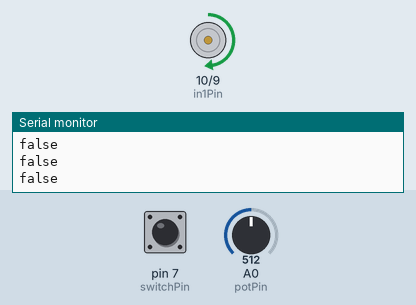
The sketch below on a simulated Arduino Uno, built with avr-gcc and run on an emulated ATmega328P. On the bench: motor-driver pin pairs drawn as motors (green arrow = first pin HIGH = forward, orange = second pin HIGH = backward, longer = more drive, scaled by the enable pin), the last lines printed to the serial monitor. Inputs (shaded band) come from the test bench; at power-on: pin 7 (switchPin) LOW, A0 (potPin) = 512.

Above: at 1.2 s.
1.3 s: pin 7 (switchPin) pulled HIGH for 0.15 s
At 1.43 s:
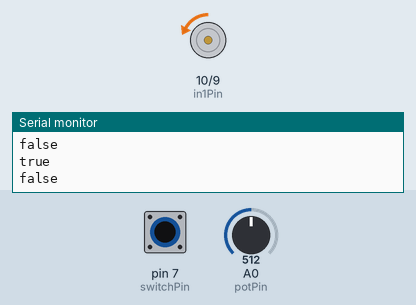
2.9 s: A0 (potPin) set to 716
At 3.5 s:
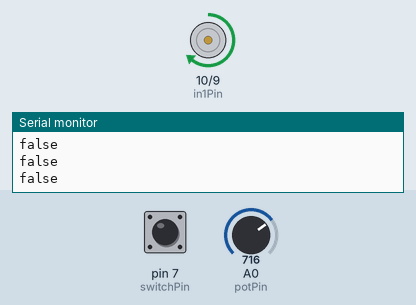
4.4 s: pin 7 (switchPin) pulled HIGH for 1 s
At 5.2 s:
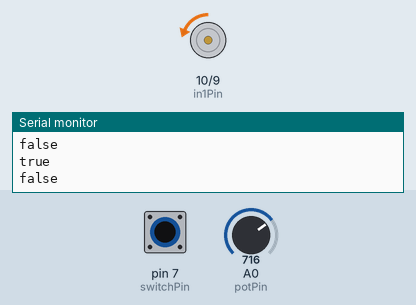
6.9 s: A0 (potPin) set to 900
At 7.7 s:
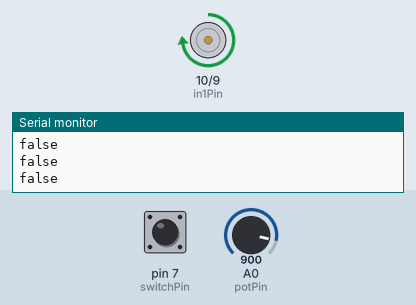
8.4 s: pin 7 (switchPin) pulled HIGH for 0.15 s
At 9.7 s:
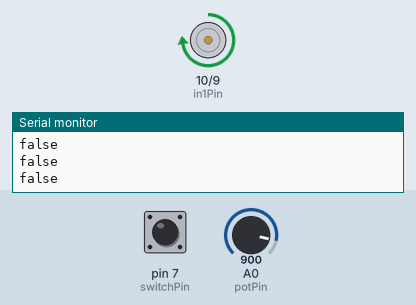
10.0 s: A0 (potPin) set to 122
At 11.2 s:
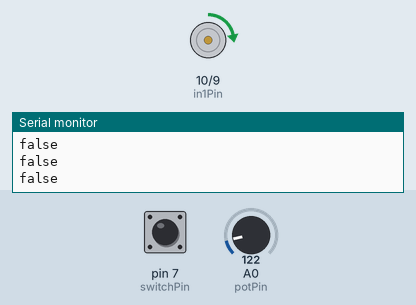
Timing chart, 0 to 12.5 s (numbered marks = the images above; inputs shaded):
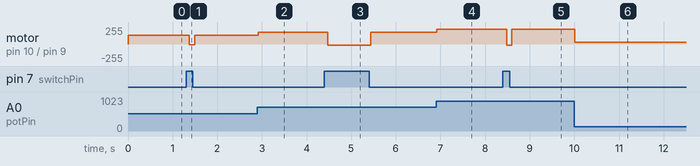

The sketch:

Two-way-motor2.ino
```cpp
/*
 Name:    TwoWayMotor.ino
 Created: 2017-07-20 오후 7:29:05
 Author:  rhdrl
*/

int enablePin = 11;
int in1Pin = 10;
int in2Pin = 9;
int switchPin = 7;
int potPin = 0;
boolean reverse;
boolean clicked;
int speed;

void setup() {
  // put your setup code here, to run once:
  pinMode(enablePin, OUTPUT);
  pinMode(in1Pin, OUTPUT);
  pinMode(in2Pin, OUTPUT);
  pinMode(switchPin, INPUT);
  pinMode(potPin, INPUT);
  reverse = false;
  speed = 255;
  Serial.begin(9600);
}

void loop() {
  // put your main code here, to run repeatedly:
  speed = analogRead(potPin) / 4;
  twoway();

}

void twoway() {

  clicked = digitalRead(switchPin);
  if (clicked) {
    if (reverse) {
      reverse = false;
    }
    else {
      reverse = true;
    }
  }

  if (reverse) {
    Serial.println("true");
  }
  else {
    Serial.println("false");
  }

  analogWrite(enablePin, speed);
  digitalWrite(in1Pin, !reverse);
  digitalWrite(in2Pin, reverse);
}
```

Measured:
- after the input at 1.3 s, motor on pin 10 (in1Pin) / pin 9 (in2Pin): forward 128/255 → backward 12/255 after 0.07 s, → forward 128/255 0.12 s later
- after the input at 2.9 s, motor on pin 10 (in1Pin) / pin 9 (in2Pin): forward 128/255 → forward 179/255 at once
- after the input at 4.4 s, motor on pin 10 (in1Pin) / pin 9 (in2Pin): forward 179/255 → backward 17/255 after 0.08 s, → forward 179/255 0.96 s later
- after the input at 6.9 s, motor on pin 10 (in1Pin) / pin 9 (in2Pin): forward 179/255 → forward 225/255 at once
- after the input at 8.4 s, motor on pin 10 (in1Pin) / pin 9 (in2Pin): forward 225/255 → backward 21/255 after 0.08 s, → forward 225/255 0.12 s later
- after the input at 10.0 s, motor on pin 10 (in1Pin) / pin 9 (in2Pin): forward 225/255 → forward 30/255 at once
